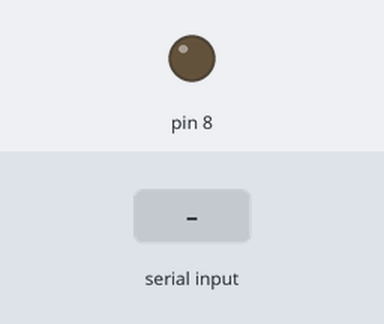
The sketch below on a simulated Arduino Uno, built with avr-gcc and run on an emulated ATmega328P. Shown: output pins drawn as LEDs (lit = HIGH). Inputs (shaded band) come from the test bench.

Above: at 1.2 s.
1.3 s: "1" received over Serial
At 2.5 s:
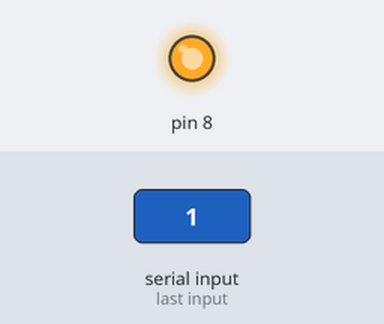
2.8 s: "0" received over Serial
At 3.8 s:
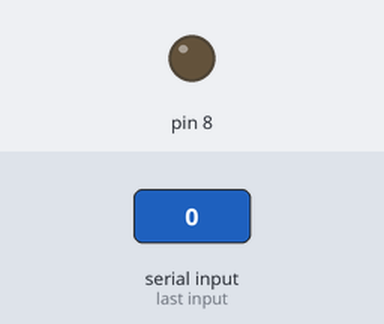
Timing chart, 0 to 5.8 s (numbered marks = the images above; inputs shaded):
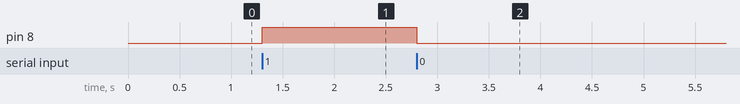

The sketch:

lesson3_b.ino
```cpp
int rx;

void setup(){
  pinMode(8, OUTPUT);
  Serial.begin(9600);
}

// 600 off
// 500 on
void loop(){
  rx = Serial.read();
  if(rx== '1') digitalWrite(8, HIGH);
  else if(rx == '0') digitalWrite(8, LOW);

}
```

Measured:
- after the input at 1.3 s, pin 8: LOW → HIGH at once
- after the input at 2.8 s, pin 8: HIGH → LOW at once
